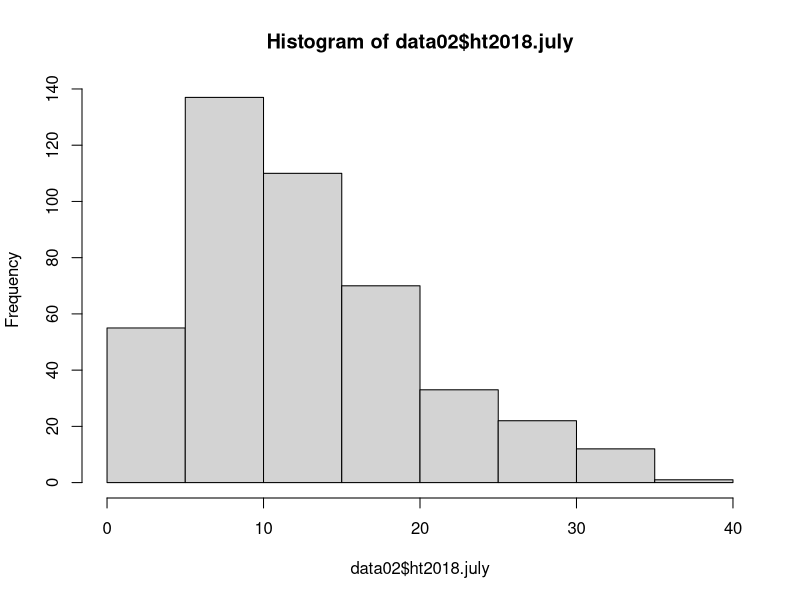

This chart was generated by the following R code:
## ---- chunk 1
knitr::opts_chunk$set(echo = TRUE)
## ---- chunk 2
library(tidyverse)
library(skimr)        ## install.packages("skimr")
library(readxl)
#  dplyr is part of tidyverse -- library(dplyr)
#
#in console
#   str(df)
#   print(df, n=10)
#   
#   to make a df into tibble use x1 <- as_tibble(original_df)  
#   
#   dim(df) will show dimensions of the df
#   
## ---- chunk 3
 
raw_data_01 <- read_excel("avid_gasline_sta_cleaned_gasline_2018-2020.xlsx", 
    col_types = c("text", "text", "text", 
        "text", "text", "text", "text", "numeric", 
        "numeric", "numeric", "numeric", 
        "text", "text", "numeric", "numeric", 
        "numeric", "numeric"))


data02 <- raw_data_01 %>% 
  mutate_at(
    vars(harvest, inside_slash, inside_fence, plot, species, quad, tag),
    factor) %>% 
    mutate(inside_fence = recode(inside_fence, "YES" = "yes")) %>%  #old = new
  select(!c(site_name, gps,quad,date2019))
#str(data02)
#need to change var=inside_fence for YES to yes
#
#

hist(data02$ht2018.july)
summary(data02$ht2018.july)
## ---- chunk 4
#create df with heights for only one year
#use bind_rows(df1, df2) to reaggregate

data2018 <- data02 %>% 
  select(!c(ht2019.july, ht2020.july)) %>% 
  rename(ht = ht2018.july) %>% 
  mutate(
    year = 2018
  ) %>% 
  drop_na(ht) %>% 
  mutate(ht2018.july = NULL) #this is not needed, the variable name was changed

data2019 <- data02 %>% 
  select(!c(ht2018.july, ht2020.july)) %>% 
  rename(ht = ht2019.july) %>% 
  mutate(
    year = 2019
  ) %>% 
  drop_na(ht) %>% 
  mutate(ht2019.july = NULL) #this is not needed, the variable name was changed

data2020 <- data02 %>% 
  select(!c(ht2018.july, ht2019.july)) %>% 
  rename(ht = ht2020.july) %>% 
  drop_na(ht) %>% 
  mutate(
    year = 2020
  )
avid_tidy <- 
  bind_rows(data2018, data2019, data2020)
write_csv(avid_tidy, "tidy_avid_2018-2020_gasline.csv")
  
